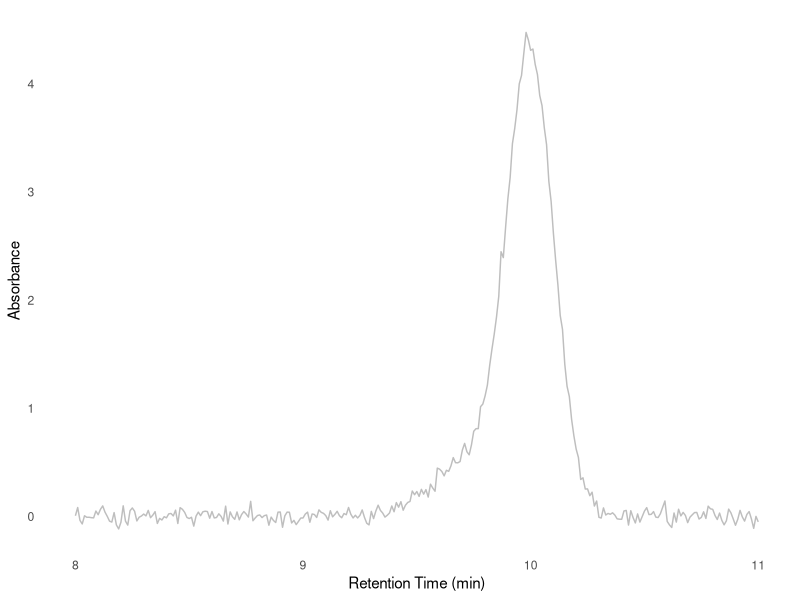
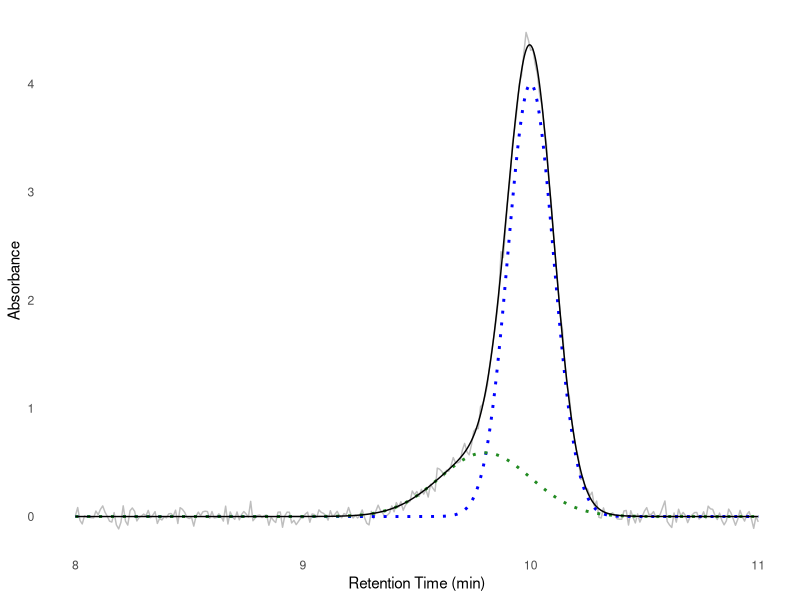

The R source for these figures, in order:
## ---- chunk 1
#| echo: false
#| warning: false
#| message: false
#| label: fig-example-data
#| fig-cap: Example data of a mixture between a protein and a Fab.

library(tidyverse)

example_trace <- tibble(
    rt = -100:200 / 100 + 9,
    signal = dnorm(rt, mean = 10, sd = 0.1) + 0.3 * dnorm(rt, mean = 9.8, sd = 0.2),
    noise = rnorm(301, sd = 0.05)
) |>
    mutate(signal = signal + noise)

data_plot <- example_trace |>
    ggplot(aes(rt, signal)) +
    theme_minimal() +
    theme(
        panel.grid.major = element_blank(),
        panel.grid.minor = element_blank()
    ) +
    geom_line(color = "grey") +
    labs(
        x = "Retention Time (min)",
        y = "Absorbance"
    )

data_plot
## ---- chunk 2
# ub for unbound, b for bound
ub_rt <- 10
b_rt <- 9.8

# nls needs initial starting values,
# which we can eyeball.
# In this case it looks like our
# peak is mostly the unbound part
guesses <- list(
    'ub_amount' = 0.8, # real: 1.0
    'b_amount' = 0.4, # real: 0.3
    'ub_sd' = 0.15, # real: 0.1
    'b_sd' = 0.3 # real: 0.2
)

results <- nls(
    # This is the mixture model
    formula = 
        signal
        ~ ub_amount * dnorm(
            rt, mean = ub_rt, sd = ub_sd
        )
        + b_amount * dnorm(
            rt, mean = b_rt, sd = b_sd
        ),
    data = example_trace,
    start = guesses
)
## ---- chunk 3
#| label: fig-fitted-gauss
#| fig-cap: Fitted values plotted atop data. Bound and unbound are green and blue respectively, with the additive model in black.
# helper function to extract values
get_val <- function(val_name) {
    coef(results)[[val_name]]
}
# function generator for the gaussians
plot_gauss <- function(scale, mean, sd) {
    \(x) scale * dnorm(x, mean = mean, sd = sd)
}
fit_unbound <- plot_gauss(
    get_val("ub_amount"),
    ub_rt, get_val("ub_sd")
)
fit_bound <- plot_gauss(
    get_val("b_amount"),
    b_rt, get_val("b_sd")
)

data_plot + 
    geom_function(
        fun = fit_unbound,
        color = "blue",
        linetype = "dotted",
        n = 1000,
        linewidth = 1
    ) +
    geom_function(
        fun = fit_bound,
        color = "forestgreen",
        linetype = "dotted",
        n = 1000,
        linewidth = 1
    ) +
    geom_function(
        fun = \(x) fit_unbound(x) + fit_bound(x),
        color = "black",
        n = 1000
    )
